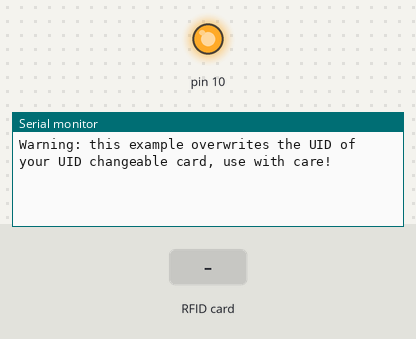
Simulated run of this sketch. Board: Arduino Uno, built with avr-gcc and run on an emulated ATmega328P. Parts: output pins drawn as LEDs (lit = HIGH), the last lines printed to the serial monitor. The test bench sets the inputs (shaded band).

Above: at 1.2 s.
1.3 s: RFID card 65 E6 D2 3C held to the reader
At 2.0 s:
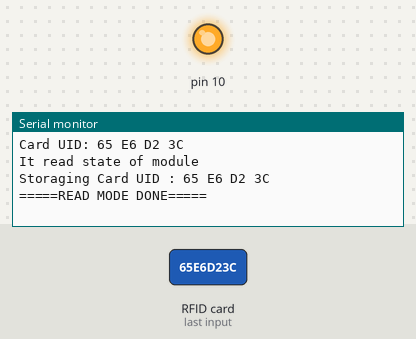
2.8 s: RFID card 5E 7A 19 C4 held to the reader
At 3.4 s:
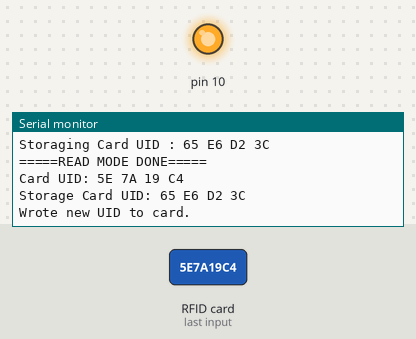

Measured:
- after the input at 1.3 s, the serial monitor: prints a new line at once (image 1)
- after the input at 2.8 s, the serial monitor: prints a new line at once (image 2)

The sketch:

rfid_ChangeUID.ino
```cpp
// (licence header left out)
#include <SPI.h>
#include <MFRC522.h>

#define RST_PIN   0     // Configurable, see typical pin layout above
#define SS_PIN    5    // Configurable, see typical pin layout above

MFRC522 mfrc522(SS_PIN, RST_PIN);   // Create MFRC522 instance

/* Set your new UID here! */
// #define NEW_UID {0xDE, 0xAD, 0xBE, 0xEF}
// D2 E7 E7 30
#define NEW_UID {0x65, 0xE6, 0xD2, 0x3C}
byte nuid_new[4] = {0, 0, 0, 0};
byte storage_nuid[4] = {0, 0, 0, 0};
bool state = 0; // state 0 ->read mode

MFRC522::MIFARE_Key key;

void setup() {
  Serial.begin(115200);  // Initialize serial communications with the PC
  while (!Serial);     // Do nothing if no serial port is opened (added for Arduinos based on ATMEGA32U4)
  Serial.println(F("Warning: this example overwrites the UID of your UID changeable card, use with care!"));

  SPI.begin();         // Init SPI bus
  mfrc522.PCD_Init();  // Init MFRC522 card
  // Prepare key - all keys are set to FFFFFFFFFFFFh at chip delivery from the factory.
  for (byte i = 0; i < 6; i++) {
    key.keyByte[i] = 0xFF;
  }
}

// Setting the UID can be as simple as this:
//void loop() {
//  byte newUid[] = NEW_UID;
//  if ( mfrc522.MIFARE_SetUid(newUid, (byte)4, true) ) {
//    Serial.println("Wrote new UID to card.");
//  }
//  delay(1000);
//}
int count = 0;
bool card_same = 0;
// But of course this is a more proper approach
void loop() {
  // Serial.println("Reading...");
  // Reset the loop if no new card present on the sensor/reader. This saves the entire process when idle. And if present, select one.
  if ( ! mfrc522.PICC_IsNewCardPresent() || ! mfrc522.PICC_ReadCardSerial() ) {
    delay(50);
    return;
  }

  // Now a card is selected. The UID and SAK is in mfrc522.uid.

  // Dump UID
  Serial.print(F("Card UID:"));
  for (byte i = 0; i < mfrc522.uid.size; i++) {
    Serial.print(mfrc522.uid.uidByte[i] < 0x10 ? " 0" : " ");
    Serial.print(mfrc522.uid.uidByte[i], HEX);
  }
  Serial.println();
  if(!state){
    for (byte i = 0; i < mfrc522.uid.size; i++) {
      storage_nuid[i] = mfrc522.uid.uidByte[i];
    }
    Serial.println();
    Serial.println("It read state of module");

    Serial.print(F("Storaging Card UID :"));
    for (byte i = 0; i < mfrc522.uid.size; i++) {
      Serial.print(storage_nuid[i] < 0x10 ? " 0" : " ");
      Serial.print(storage_nuid[i], HEX);
    }
    Serial.println();

    Serial.println("=====READ MODE DONE=====");
    mfrc522.PICC_HaltA();
    state = 1;
    return;
  }

  {

    /*
    // Dump PICC type
    //  MFRC522::PICC_Type piccType = mfrc522.PICC_GetType(mfrc522.uid.sak);
    //  Serial.print(F("PICC type: "));
    //  Serial.print(mfrc522.PICC_GetTypeName(piccType));
    //  Serial.print(F(" (SAK "));
    //  Serial.print(mfrc522.uid.sak);
    //  Serial.print(")\r\n");
    //  if (  piccType != MFRC522::PICC_TYPE_MIFARE_MINI
    //    &&  piccType != MFRC522::PICC_TYPE_MIFARE_1K
    //    &&  piccType != MFRC522::PICC_TYPE_MIFARE_4K) {
    //    Serial.println(F("This sample only works with MIFARE Classic cards."));
    //    return;
    //  }

    // Set new UID

    // byte newUid[] = NEW_UID;
    */
  }

  card_same = 1;
  Serial.print(F("Storage Card UID:"));
  for (byte i = 0; i < mfrc522.uid.size; i++) {
    Serial.print(storage_nuid[i] < 0x10 ? " 0" : " ");
    Serial.print(storage_nuid[i], HEX);
  }
  Serial.println();


  if(state){
    // if ( ! mfrc522.PICC_IsNewCardPresent() || ! mfrc522.PICC_ReadCardSerial() ) {
    //   return;
    // }
    for (byte i = 0; i < mfrc522.uid.size; i++) {
      nuid_new[i] = mfrc522.uid.uidByte[i];
    }
    for (byte i = 0; i < mfrc522.uid.size; i++) {
      if(nuid_new[i] != storage_nuid[i]){
        card_same = 0;
        break;
      }
    }


    if(card_same && count <5){
        state = 1;
        count++;
        Serial.println("Try new one UID card of Mifare card, card ID is same with Storage ID.");
        Serial.print("Write Fail times: ");
        Serial.print(count);
        Serial.println(", max time = 5");
        Serial.println();
    } else if (count >=5 ){
        Serial.println("Try new one UID card of Mifare card.");
        Serial.println("Back into read mode");
        count = 0;
        state = 0;
    } else{
      if (!mfrc522.MIFARE_SetUid(storage_nuid, (byte)4, true) ) {
        if(count<=5 | card_same){
          state = 1;
          count++;
          Serial.println("Try new one UID card of Mifare card.");
          Serial.print("Write Fail times: ");
          Serial.print(count);
          Serial.println(", max time = 5");
          Serial.println();
          return;
        }else{
          Serial.println("Try new one UID card of Mifare card.");
          Serial.println("Back into read mode");
          count = 0;
          state = 0;
        }
      }else{
        Serial.println(F("Wrote new UID to card."));
        Serial.println();
        state = 0;
        // return;
      }
    }
    // Halt PICC and re-select it so DumpToSerial doesn't get confused
    // if(card_same == 1){
    //   // Serial.println();
    //   Serial.println("Same card, back into read mode, try new one card.");
    //   // Serial.println();
    //   state = 0;
    //   return;
    // }


    mfrc522.PICC_HaltA();
    if ( ! mfrc522.PICC_IsNewCardPresent() || ! mfrc522.PICC_ReadCardSerial() ) {
      return;
    }

    // Dump the new memory contents
    Serial.println(F("New UID and contents:"));
    // mfrc522.PICC_DumpToSerial(&(mfrc522.uid));
    mfrc522.PICC_DumpDetailsToSerial(&(mfrc522.uid));
  }
  delay(2000);
}
```
